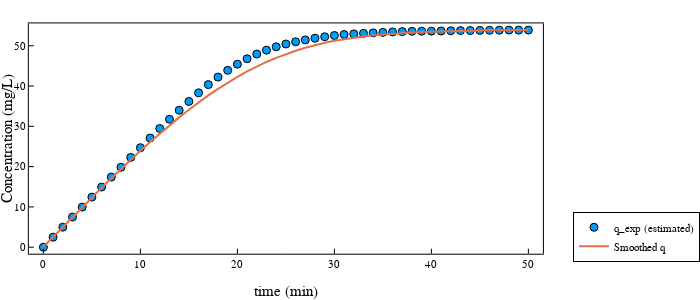

Notebook code for this chart:
### Code cell
scatter(t, q_train, xlabel = "time (min)", ylabel = "q (mg/L)", label = "q_exp (estimated)")
plot!(t, q_smooth[:], xlabel = "time (min)",
ylabel = "Concentration (mg/L)", legend=:outerbottomright, label = "Smoothed q", size = (700, 300))

### Figure 1 — Plotly figure (JSON) as saved in the notebook; plotly's stock layout.template omitted (floating-point values rounded to 4 significant figures)
{"data": [{"colorbar": {"len": 0.8858, "title": "", "x": 0.9944, "y": 0.544}, "legendgroup": "q_exp (estimated)", "marker": {"color": "rgba(0, 154, 250, 1.000)", "line": {"color": "rgba(0, 0, 0, 1.000)", "width": 1}, "size": 8, "symbol": "circle"}, "mode": "markers", "name": "q_exp (estimated)", "showlegend": true, "type": "scatter", "x": [0, 1, 2, 3, 4, 5, 6, 7, 8, 9, 10, 11, 12, 13, 14, 15, 16, 17, 18, 19, 20, 21, 22, 23, 24, 25, 26, 27, 28, 29, 30, 31, 32, 33, 34, 35, 36, 37, 38, 39, 40, 41, 42, 43, 44, 45, 46, 47, 48, 49, 50], "xaxis": "x", "y": [-8.547e-05, 2.481, 4.968, 7.474, 9.961, 12.43, 14.93, 17.4, 19.84, 22.28, 24.7, 27.1, 29.45, 31.75, 34.0, 36.18, 38.31, 40.36, 42.22, 43.9, 45.42, 46.78, 47.94, 48.92, 49.74, 50.44, 51.0, 51.46, 51.88, 52.24, 52.55, 52.79, 52.95, 53.08, 53.2, 53.32, 53.43, 53.51, 53.59, 53.61, 53.63, 53.67, 53.72, 53.76, 53.78, 53.81, 53.84, 53.87, 53.89, 53.88, 53.88], "yaxis": "y"}, {"colorbar": {"len": 0.8858, "title": "", "x": 0.9944, "y": 0.544}, "legendgroup": "Smoothed q", "line": {"color": "rgba(227, 111, 71, 1.000)", "dash": "solid", "shape": "linear", "width": 2}, "mode": "lines", "name": "Smoothed q", "showlegend": true, "type": "scatter", "x": [0, 1, 2, 3, 4, 5, 6, 7, 8, 9, 10, 11, 12, 13, 14, 15, 16, 17, 18, 19, 20, 21, 22, 23, 24, 25, 26, 27, 28, 29, 30, 31, 32, 33, 34, 35, 36, 37, 38, 39, 40, 41, 42, 43, 44, 45, 46, 47, 48, 49, 50], "xaxis": "x", "y": [0.09093, 2.576, 5.05, 7.511, 9.954, 12.38, 14.77, 17.14, 19.46, 21.74, 23.96, 26.12, 28.22, 30.25, 32.22, 34.13, 35.95, 37.68, 39.31, 40.85, 42.29, 43.62, 44.85, 45.98, 47.0, 47.93, 48.76, 49.5, 50.16, 50.73, 51.22, 51.65, 52.01, 52.32, 52.58, 52.8, 52.98, 53.14, 53.27, 53.39, 53.49, 53.57, 53.64, 53.7, 53.75, 53.79, 53.83, 53.86, 53.88, 53.91, 53.93], "yaxis": "y"}], "layout": {"annotations": [], "height": 300, "legend": {"bgcolor": "rgba(255, 255, 255, 1.000)", "bordercolor": "rgba(0, 0, 0, 1.000)", "borderwidth": 1, "font": {"color": "rgba(0, 0, 0, 1.000)", "family": "Computer Modern", "size": 11}, "title": {"font": {"color": "rgba(0, 0, 0, 1.000)", "family": "Computer Modern", "size": 15}, "text": ""}, "tracegroupgap": 0, "traceorder": "normal", "x": 1.05, "xanchor": "lower", "y": 0.07, "yanchor": "right"}, "margin": {"b": 20, "l": 0, "r": 0, "t": 20}, "paper_bgcolor": "rgba(255, 255, 255, 1.000)", "plot_bgcolor": "rgba(255, 255, 255, 1.000)", "showlegend": true, "width": 700, "xaxis": {"anchor": "y", "domain": [0.05285, 0.9944], "gridcolor": "rgba(0, 0, 0, 0.100)", "gridwidth": 0.5, "linecolor": "rgba(0, 0, 0, 1.000)", "mirror": true, "range": [-1.5, 51.5], "showgrid": false, "showline": true, "showticklabels": true, "tickangle": 0, "tickcolor": "rgb(0, 0, 0)", "tickfont": {"color": "rgba(0, 0, 0, 1.000)", "family": "Computer Modern", "size": 11}, "tickmode": "array", "ticks": "inside", "ticktext": ["0", "10", "20", "30", "40", "50"], "tickvals": [0, 10, 20, 30, 40, 50], "title": "time (min)", "titlefont": {"color": "rgba(0, 0, 0, 1.000)", "family": "Computer Modern", "size": 15}, "type": "-", "visible": true, "zeroline": false, "zerolinecolor": "rgba(0, 0, 0, 1.000)"}, "yaxis": {"anchor": "x", "domain": [0.1011, 0.9869], "gridcolor": "rgba(0, 0, 0, 0.100)", "gridwidth": 0.5, "linecolor": "rgba(0, 0, 0, 1.000)", "mirror": true, "range": [-1.618, 55.55], "showgrid": false, "showline": true, "showticklabels": true, "tickangle": 0, "tickcolor": "rgb(0, 0, 0)", "tickfont": {"color": "rgba(0, 0, 0, 1.000)", "family": "Computer Modern", "size": 11}, "tickmode": "array", "ticks": "inside", "ticktext": ["0", "10", "20", "30", "40", "50"], "tickvals": [0, 10, 20, 30, 40, 50], "title": "Concentration (mg/L)", "titlefont": {"color": "rgba(0, 0, 0, 1.000)", "family": "Computer Modern", "size": 15}, "type": "-", "visible": true, "zeroline": false, "zerolinecolor": "rgba(0, 0, 0, 1.000)"}}}
